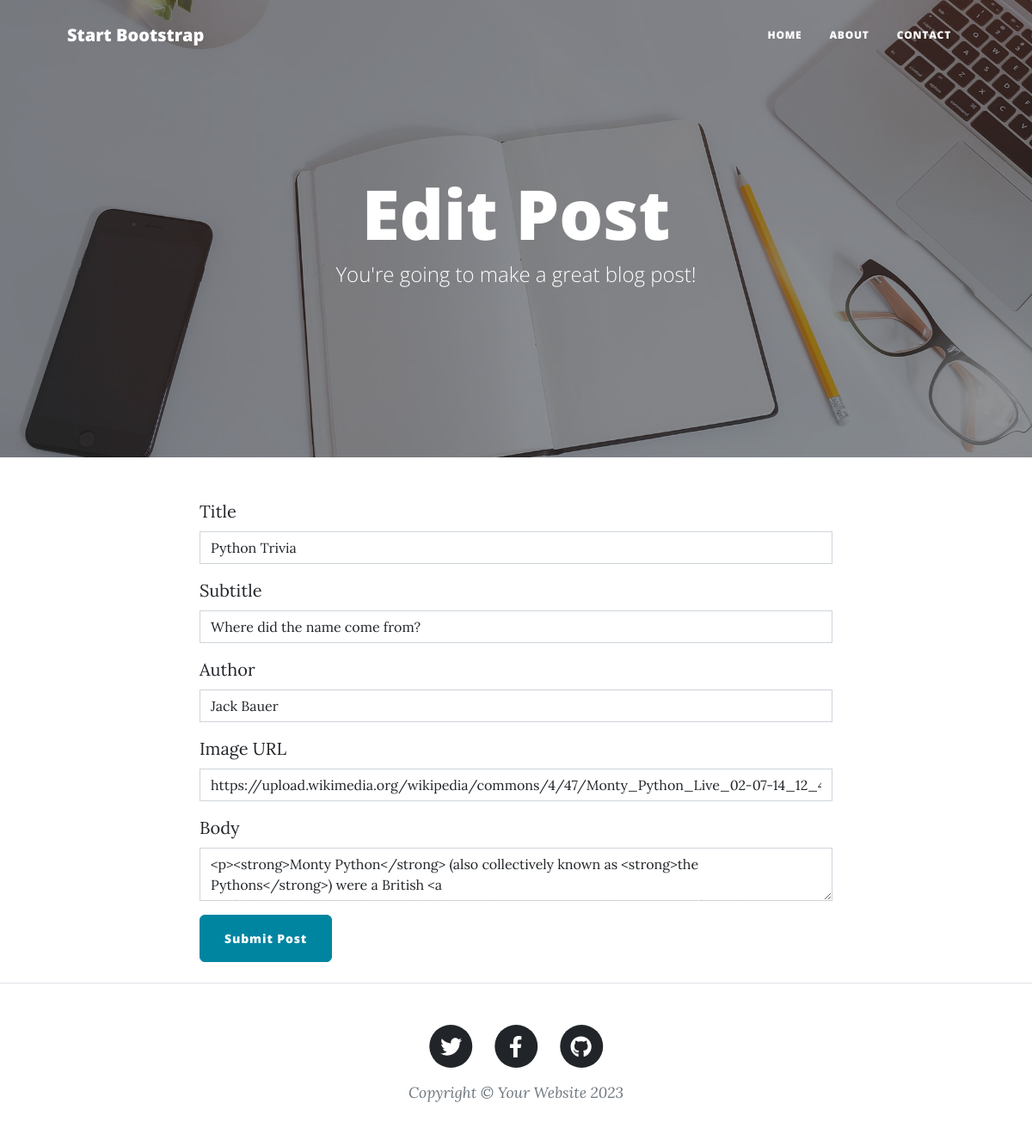
The page /edit-post/3 on the database as committed earlier.
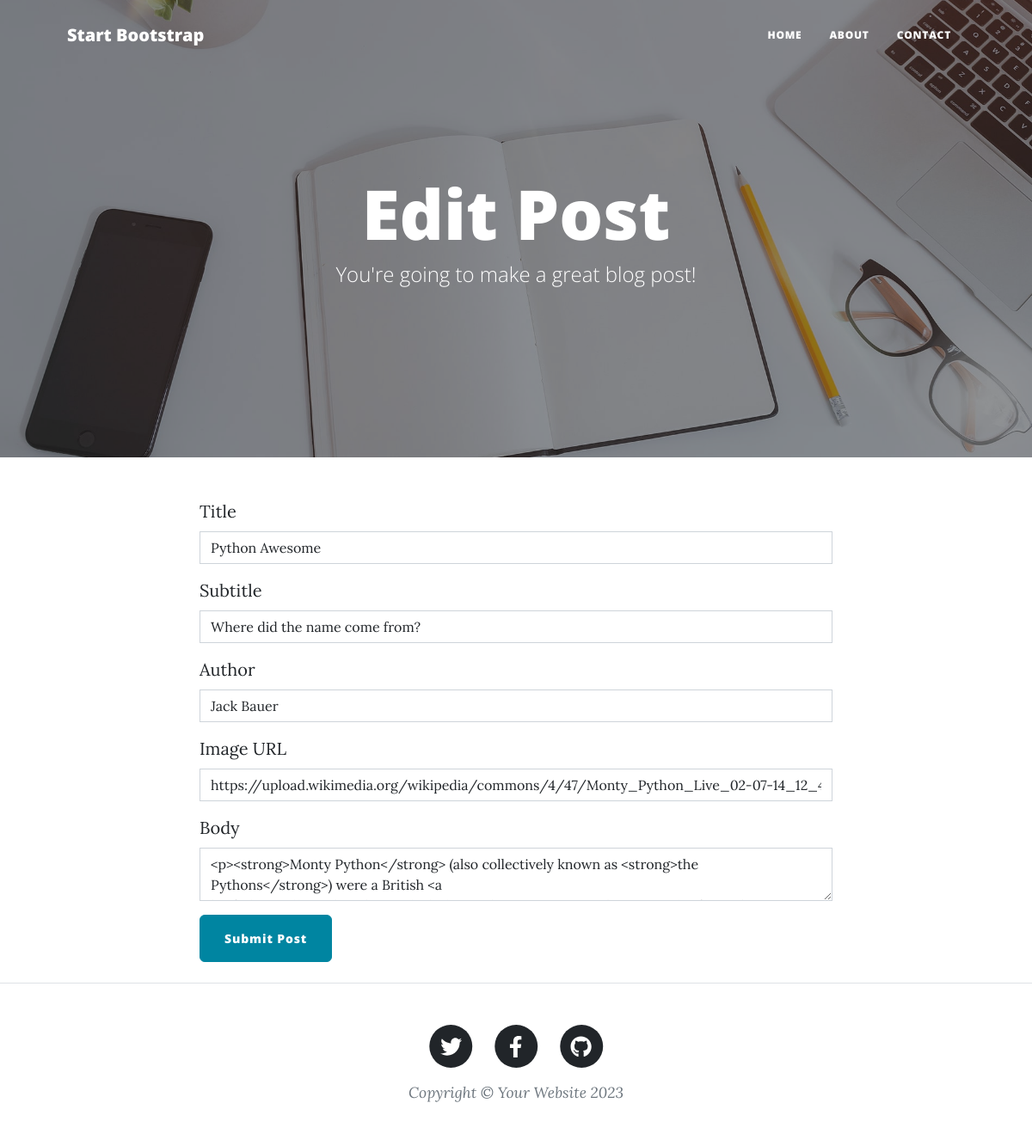
The same page on the database as committed later.
### main.py (models this page shows)
class BlogPost(db.Model):
    id = db.Column(db.Integer, primary_key=True)
    title = db.Column(db.String(250), unique=True, nullable=False)
    subtitle = db.Column(db.String(250), nullable=False)
    date = db.Column(db.String(250), nullable=False)
    body = db.Column(db.Text, nullable=False)
    author = db.Column(db.String(250), nullable=False)
    img_url = db.Column(db.String(250), nullable=False)

### main.py (the view, shortened to what this page needs)
@app.route('/edit-post/<int:post_id>', methods=['GET', 'POST'])
def edit_post(post_id):
    post = db.get_or_404(BlogPost, post_id)
    edit_post = CreatePostForm(
        title=post.title,
        subtitle=post.subtitle,
        date=date.today().strftime("%d %B %Y"),
        img_url=post.img_url,
        body=post.body,
        author=post.author,
    )
    return render_template("make-post.html", form=edit_post, link_source="Edit Post")

### main.py
class CreatePostForm(FlaskForm):
    title = StringField('Title', validators=[DataRequired()])
    subtitle = StringField('Subtitle')
    author = StringField('Author')
    img_url = StringField('Image URL', validators=[URL(), DataRequired()])
    body = CKEditorField('Body', validators=[DataRequired()])
    submit = SubmitField('Submit Post')

### templates/make-post.html (shortened to what this page needs)
{% from "bootstrap5/form.html" import render_form %}
{% block content %}
{% include "header.html" %}
<header
  class="masthead"
  style="background-image: url('../static/assets/img/edit-bg.jpg')"
>
  <div class="container position-relative px-4 px-lg-5">
    <div class="row gx-4 gx-lg-5 justify-content-center">
      <div class="col-md-10 col-lg-8 col-xl-7">
        <div class="page-heading">
          <h1> {{link_source}}</h1>
          <span class="subheading"
            >You're going to make a great blog post!</span
          >
        </div>
      </div>
    </div>
  </div>
</header>
<main class="mb-4">
  <div class="container">
    <div class="row">
      <div class="col-lg-8 col-md-10 mx-auto">
        {{ render_form(form, novalidate=True, button_map={"submit": "primary"}) }}
      </div>
    </div>
  </div>
</main>
{% include "footer.html" %}
{% endblock %}

Rows that differ between the two databases and show on the page:
changed BlogPost "Where did the name come from?": title "Python Trivia" → "Python Awesome"
